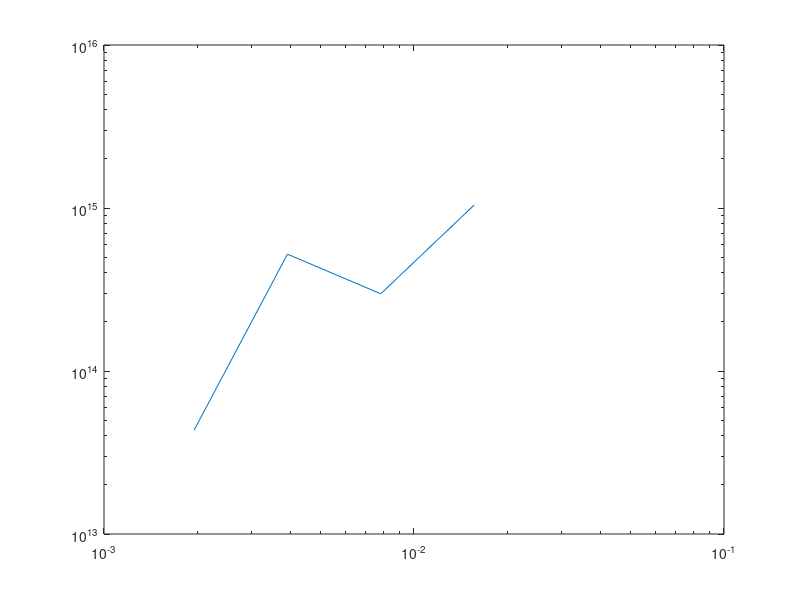

Recreate this plot in MATLAB.
clear all
clc
h_results = [];
error_results = [];
A = [1/64 1/128 1/256 1/512];
for h = A

x = (0:h:(1-h))';   % interior pts

m = length(x);

e = ones(1, m)';
Dxx = spdiags([e -2*e e], [-1 0 1], m, m);
Dxx(1,m) = 1;
Dxx(m,1) = 1;

%full(Dxx)

Dxx = Dxx/h^2;

% RHS function
f = -4*pi^2*e.^(sin(2*pi*x)).*(sin(2*pi*x)-cos(2*x*pi).*cos(2*pi*x)-1);

% exact soln for comparing/plotting
u_exact = e.^sin(2*pi*x);

% solve Dxx*U = F for U
u_approx = Dxx \ f;

h_results = [h_results h];
error_results = [error_results norm(u_approx - u_exact, inf)];
end
loglog(h_results,error_results)
